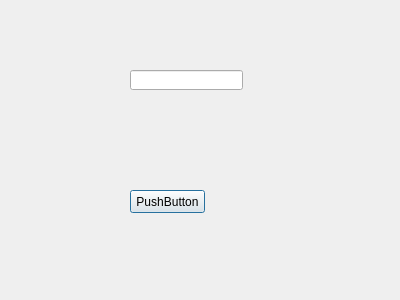
<?xml version="1.0" encoding="UTF-8"?>
<ui version="4.0">
 <class>Dialog</class>
 <widget class="QDialog" name="Dialog">
  <property name="geometry">
   <rect>
    <x>0</x>
    <y>0</y>
    <width>400</width>
    <height>300</height>
   </rect>
  </property>
  <property name="windowTitle">
   <string>Dialog</string>
  </property>
  <widget class="QPushButton" name="pushButton">
   <property name="geometry">
    <rect>
     <x>130</x>
     <y>190</y>
     <width>75</width>
     <height>23</height>
    </rect>
   </property>
   <property name="text">
    <string>PushButton</string>
   </property>
  </widget>
  <widget class="QLineEdit" name="lineEdit">
   <property name="geometry">
    <rect>
     <x>130</x>
     <y>70</y>
     <width>113</width>
     <height>20</height>
    </rect>
   </property>
  </widget>
 </widget>
 <resources/>
 <connections/>
</ui>
